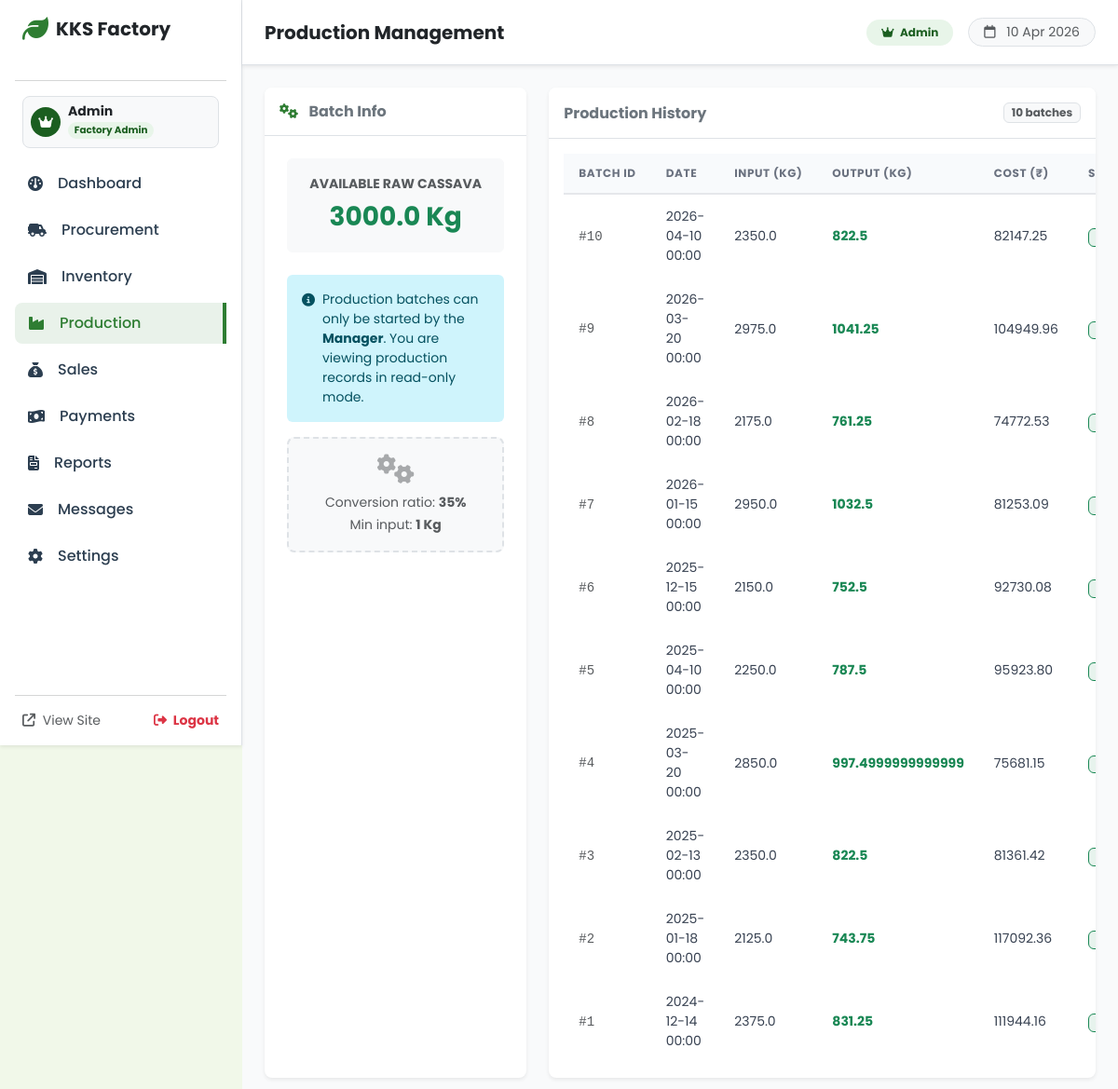
The page /production (signed in) on the database its author committed.
### app.py (models this page shows)
class User(db.Model):
    id = db.Column(db.Integer, primary_key=True)
    username = db.Column(db.String(80), unique=True, nullable=False)
    password = db.Column(db.String(120), nullable=False)
    role = db.Column(db.String(20), default='admin')  # 'admin' or 'manager'

class Production(db.Model):
    id = db.Column(db.Integer, primary_key=True)
    date = db.Column(db.DateTime, default=datetime.utcnow)
    input_qty = db.Column(db.Float, nullable=False)
    output_qty = db.Column(db.Float, nullable=False)
    cost = db.Column(db.Float, default=0.0)
    status = db.Column(db.String(20), default='Completed')

class Inventory(db.Model):
    id = db.Column(db.Integer, primary_key=True)
    item_name = db.Column(db.String(50), unique=True)
    quantity = db.Column(db.Float, default=0.0)
    unit = db.Column(db.String(10))

### app.py (the view, shortened to what this page needs)
@app.route('/production', methods=['GET', 'POST'])
@login_required
def production():
    batches = Production.query.order_by(Production.date.desc()).all()
    raw = Inventory.query.filter_by(item_name='Raw Cassava').first()
    return render_template('production.html', batches=batches, raw_stock=raw.quantity)

### templates/production.html (shortened to what this page needs)
{% extends 'base.html' %}
{% block header_title %}Production Management{% endblock %}
{% block content_admin %}
<div class="row g-4">
    <div class="col-md-4">
        <div class="card border-0 shadow-sm rounded-3 h-100">
            <div class="card-header bg-white py-3 border-bottom">
                <h6 class="mb-0 fw-bold text-secondary">
                    <i class="fa-solid fa-gears me-2 text-brand"></i>
                    {% if current_user and current_user.role == 'manager' %}New Batch{% else %}Batch Info{% endif %}
                </h6>
            </div>
            <div class="card-body p-4">
                <div class="mb-4 text-center p-3 bg-light rounded border border-light">
                    <small class="text-uppercase text-muted fw-bold small d-block mb-1">Available Raw Cassava</small>
                    <span class="fs-3 fw-bold text-success">{{ raw_stock }} Kg</span>
                </div>
                {% if current_user and current_user.role == 'manager' %}
                <form action="{{ url_for('production') }}" method="POST">
                    <div class="form-floating mb-3">
                        <input type="number" class="form-control" id="inputQty" name="inputQty"
                               placeholder="Input Quantity" min="1" max="{{ raw_stock }}" step="0.1"
                               required oninput="calculateOutput()">
                        <label for="inputQty">Input Quantity (Kg)</label>
                    </div>
                    <div class="d-flex justify-content-center my-3 position-relative">
                        <span class="bg-white px-2 text-muted position-relative z-1"><i class="fa-solid fa-arrow-down"></i></span>
                        <hr class="w-100 position-absolute top-50 z-0 m-0">
                    </div>
                    <div class="form-floating mb-4">
                        <input type="text" class="form-control bg-white" id="outputQty" placeholder="Output Quantity" readonly>
                        <label for="outputQty">Estimated Output (Kg)</label>
                        <div class="form-text text-end small"><i class="fa-solid fa-calculator me-1"></i> Conversion Ratio: 35%</div>
                    </div>
                    <button type="submit" class="btn btn-primary-custom w-100 py-3 fw-bold">
                        <i class="fa-solid fa-play me-2"></i> Start Production
                    </button>
                </form>
                {% else %}
                <div class="alert alert-info border-0 small d-flex align-items-start">
                    <i class="fa-solid fa-circle-info me-2 mt-1 flex-shrink-0"></i>
                    <div>Production batches can only be started by the <strong>Manager</strong>. You are viewing production records in read-only mode.</div>
                </div>
                <div class="rounded-3 p-3 text-center" style="background:#f8f9fa;border:2px dashed #dee2e6;">
                    <i class="fa-solid fa-gears fa-2x text-muted mb-2 d-block opacity-50"></i>
                    <small class="text-muted">Conversion ratio: <strong>35%</strong></small><br>
                    <small class="text-muted">Min input: <strong>1 Kg</strong></small>
                </div>
                {% endif %}
            </div>
        </div>
    </div>
    <div class="col-md-8">
        <div class="card border-0 shadow-sm rounded-3 h-100">
            <div class="card-header bg-white py-3 border-bottom d-flex justify-content-between align-items-center">
                <h6 class="mb-0 fw-bold text-secondary">Production History</h6>
                <span class="badge bg-light text-muted border">{{ batches|length }} batches</span>
            </div>
            <div class="card-body p-0">
                <div class="table-responsive p-3">
                    <table class="table-custom-pro w-100">
                        <thead>
                            <tr>
                                <th>Batch ID</th>
                                <th>Date</th>
                                <th>Input (Kg)</th>
                                <th>Output (Kg)</th>
                                <th>Cost (₹)</th>
                                <th>Status</th>
                            </tr>
                        </thead>
                        <tbody>
                            {% for batch in batches %}
                            <tr>
                                <td><span class="font-monospace text-muted">#{{ batch.id }}</span></td>
                                <td>{{ batch.date.strftime('%Y-%m-%d %H:%M') }}</td>
                                <td>{{ batch.input_qty }}</td>
                                <td class="fw-bold text-success">{{ batch.output_qty }}</td>
                                <td>{{ "%.2f"|format(batch.cost) }}</td>
                                <td><span class="badge bg-success bg-opacity-10 text-success border border-success">Completed</span></td>
                            </tr>
                            {% endfor %}
                        </tbody>
                    </table>
                </div>
            </div>
        </div>
    </div>
</div>
{% endblock %}

### templates/base.html (shortened to what this page needs)
<!DOCTYPE html>
<html lang="en">
<head>
    <link href="https://cdn.jsdelivr.net/npm/bootstrap@5.3.0/dist/css/bootstrap.min.css" rel="stylesheet">
    <link rel="stylesheet" href="https://cdnjs.cloudflare.com/ajax/libs/font-awesome/6.4.0/css/all.min.css">
    <link rel="stylesheet" href="{{ url_for('static', filename='css/style.css') }}">
</head>
<body class="{% if session.get('user_id') %}admin-body{% else %}d-flex flex-column min-vh-100{% endif %} theme-cassava">
    {% if session.get('user_id') %}
    <div class="d-flex w-100">
        <div class="sidebar d-flex flex-column flex-shrink-0 p-3 bg-white shadow-sm border-end"
             style="width: 260px; height: 100vh; position: fixed; overflow-y: auto; z-index: 1000;">
            <a href="{{ url_for('dashboard') }}" class="d-flex align-items-center mb-4 text-dark text-decoration-none px-2">
                <i class="fa-solid fa-leaf text-brand fs-3 me-2"></i>
                <span class="fs-5 fw-bold" style="font-family: 'Poppins', sans-serif;">KKS Factory</span>
            </a>
            <hr class="text-muted opacity-25">
            {% if current_user %}
            <div class="px-2 mb-3">
                <div class="d-flex align-items-center gap-2 p-2 rounded-3 bg-light border">
                    <div class="rounded-circle d-flex align-items-center justify-content-center flex-shrink-0"
                         style="width:32px;height:32px;background:{{ '#1b5e20' if current_user.role == 'admin' else '#1565c0' }};">
                        <i class="fa-solid {{ 'fa-crown' if current_user.role == 'admin' else 'fa-user-gear' }} text-white small"></i>
                    </div>
                    <div>
                        <div class="fw-bold text-dark small lh-1">{{ current_user.username|title }}</div>
                        <span class="badge rounded-pill mt-1"
                              style="font-size:0.65rem;background:{{ '#e8f5e9' if current_user.role == 'admin' else '#e3f2fd' }};color:{{ '#1b5e20' if current_user.role == 'admin' else '#1565c0' }};">
                            {{ 'Factory Admin' if current_user.role == 'admin' else 'Operations Manager' }}
                        </span>
                    </div>
                </div>
            </div>
            {% endif %}
            <ul class="nav nav-pills flex-column mb-auto">
                <li class="nav-item mb-1">
                    <a href="{{ url_for('dashboard') }}" class="nav-link {% if request.endpoint == 'dashboard' %}active-custom{% else %}text-dark hover-light{% endif %} d-flex align-items-center fw-medium">
                        <i class="fa-solid fa-gauge me-3 w-20 text-center"></i> Dashboard
                    </a>
                </li>
                <li class="nav-item mb-1">
                    <a href="{{ url_for('procurement') }}" class="nav-link {% if request.endpoint == 'procurement' %}active-custom{% else %}text-dark hover-light{% endif %} d-flex align-items-center fw-medium">
                        <i class="fa-solid fa-truck-field me-3 w-20 text-center"></i> Procurement
                    </a>
                </li>
                <li class="nav-item mb-1">
                    <a href="{{ url_for('inventory') }}" class="nav-link {% if request.endpoint == 'inventory' %}active-custom{% else %}text-dark hover-light{% endif %} d-flex align-items-center fw-medium">
                        <i class="fa-solid fa-warehouse me-3 w-20 text-center"></i> Inventory
                    </a>
                </li>
                <li class="nav-item mb-1">
                    <a href="{{ url_for('production') }}" class="nav-link {% if request.endpoint == 'production' %}active-custom{% else %}text-dark hover-light{% endif %} d-flex align-items-center fw-medium">
                        <i class="fa-solid fa-industry me-3 w-20 text-center"></i> Production
                    </a>
                </li>
                <li class="nav-item mb-1">
                    <a href="{{ url_for('sales') }}" class="nav-link {% if request.endpoint == 'sales' %}active-custom{% else %}text-dark hover-light{% endif %} d-flex align-items-center fw-medium">
                        <i class="fa-solid fa-sack-dollar me-3 w-20 text-center"></i> Sales
                    </a>
                </li>
                <li class="nav-item mb-1">
                    <a href="{{ url_for('payments') }}" class="nav-link {% if request.endpoint == 'payments' %}active-custom{% else %}text-dark hover-light{% endif %} d-flex align-items-center fw-medium">
                        <i class="fa-solid fa-money-bill-wave me-3 w-20 text-center"></i> Payments
                    </a>
                </li>
                <li class="nav-item mb-1">
                    <a href="{{ url_for('reports') }}" class="nav-link {% if request.endpoint == 'reports' %}active-custom{% else %}text-dark hover-light{% endif %} d-flex align-items-center fw-medium">
                        <i class="fa-solid fa-file-invoice me-3 w-20 text-center"></i> Reports
                    </a>
                </li>
                <li class="nav-item mb-1">
                    <a href="{{ url_for('admin_messages') }}" class="nav-link {% if request.endpoint == 'admin_messages' %}active-custom{% else %}text-dark hover-light{% endif %} d-flex align-items-center fw-medium">
                        <i class="fa-solid fa-envelope me-3 w-20 text-center"></i> Messages
                    </a>
                </li>
                {% if current_user and current_user.role == 'admin' %}
                <li class="nav-item mb-1">
                    <a href="{{ url_for('settings') }}" class="nav-link {% if request.endpoint == 'settings' %}active-custom{% else %}text-dark hover-light{% endif %} d-flex align-items-center fw-medium">
                        <i class="fa-solid fa-cog me-3 w-20 text-center"></i> Settings
                    </a>
                </li>
                {% endif %}
            </ul>
            <hr class="text-muted opacity-25">
            <div class="d-flex align-items-center justify-content-between px-2">
                <a href="{{ url_for('index') }}" target="_blank" class="text-muted small text-decoration-none">
                    <i class="fa-solid fa-arrow-up-right-from-square me-1"></i> View Site
                </a>
                <a href="{{ url_for('logout') }}" class="text-danger small text-decoration-none fw-bold">
                    <i class="fa-solid fa-right-from-bracket me-1"></i> Logout
                </a>
            </div>
        </div>
        <div class="flex-grow-1" style="margin-left: 260px; background-color: #f9fafb; min-height: 100vh;">
            <header class="bg-white shadow-sm border-bottom py-3 px-4 d-flex justify-content-between align-items-center sticky-top" style="height: 70px;">
                <h5 class="m-0 fw-bold text-dark">
                    {% block header_title %}{% endblock %}
                </h5>
                <div class="d-flex align-items-center gap-3">
                    {% if current_user %}
                    <span class="badge rounded-pill px-3 py-2"
                          style="background:{{ '#e8f5e9' if current_user.role == 'admin' else '#e3f2fd' }};color:{{ '#1b5e20' if current_user.role == 'admin' else '#1565c0' }};font-size:0.75rem;">
                        <i class="fa-solid {{ 'fa-crown' if current_user.role == 'admin' else 'fa-user-gear' }} me-1"></i>
                        {{ 'Admin' if current_user.role == 'admin' else 'Manager' }}
                    </span>
                    {% endif %}
                    <span class="text-muted small bg-light px-3 py-1 rounded-pill border">
                        <i class="fa-regular fa-calendar me-2"></i> {{ today_date }}
                    </span>
                </div>
            </header>
            <main class="p-4">
                {% block content_admin %}{% endblock %}
            </main>
        </div>
    </div>
    {% endif %}
</body>
</html>

### rows shown on the page
User: username "Admin", role "Factory Admin", role "Admin"
Production: date "10 Apr 2026", id "10", date "2026-04-10 00:00", input_qty "2350.0", output_qty "822.5", cost "82147.25"
Inventory: quantity "3000.0"
Production: id "9", date "2026-03-20 00:00", input_qty "2975.0", output_qty "1041.25", cost "104949.96"
Production: id "8", date "2026-02-18 00:00", input_qty "2175.0", output_qty "761.25", cost "74772.53"
Production: id "7", date "2026-01-15 00:00", input_qty "2950.0", output_qty "1032.5", cost "81253.09"
Production: id "6", date "2025-12-15 00:00", input_qty "2150.0", output_qty "752.5", cost "92730.08"
Production: id "5", date "2025-04-10 00:00", input_qty "2250.0", output_qty "787.5", cost "95923.80"
Production: id "4", date "2025-03-20 00:00", input_qty "2850.0", output_qty "997.4999999999999", cost "75681.15"
Production: id "3", date "2025-02-13 00:00", input_qty "2350.0", output_qty "822.5", cost "81361.42"
Production: id "2", date "2025-01-18 00:00", input_qty "2125.0", output_qty "743.75", cost "117092.36"
Production: id "1", date "2024-12-14 00:00", input_qty "2375.0", output_qty "831.25", cost "111944.16"

### other values the page prints
{{ batches|length }} "10"
